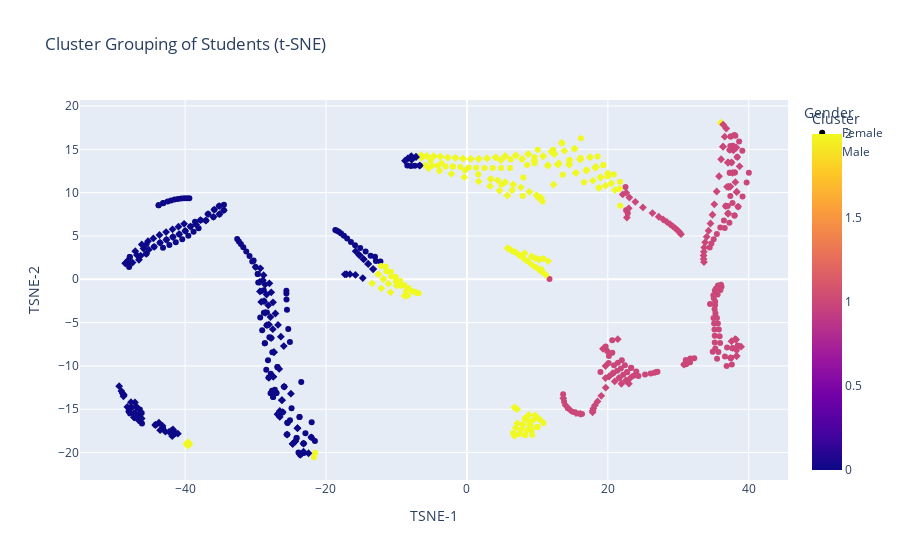

Notebook code cell kept with this figure:
### Code cell
# Prepare features for clustering
features = df[['Addicted_Score', 'Avg_Daily_Usage_Hours', 'Sleep_Hours_Per_Night']]
features_scaled = scaler.fit_transform(features)

# KMeans clustering
kmeans = KMeans(n_clusters=3, random_state=42)
df['Cluster'] = kmeans.fit_predict(features_scaled)

# t-SNE for visualization
tsne = TSNE(n_components=2, random_state=42)
tsne_results = tsne.fit_transform(features_scaled)
df['TSNE-1'] = tsne_results[:, 0]
df['TSNE-2'] = tsne_results[:, 1]

# Clustered scatter plot (t-SNE)
fig = px.scatter(df, x='TSNE-1', y='TSNE-2', color='Cluster', symbol='Gender',
                 title='Cluster Grouping of Students (t-SNE)')
fig.show()

### Figure 1 — Plotly figure (JSON) as saved in the notebook; plotly's stock layout.template omitted (floating-point values rounded to 4 significant figures; data arrays with more than 128 entries replaced by an {"elided": "..."} marker saying what was removed)
{"data": [{"hovertemplate": "Gender=Female<br>TSNE-1=%{x}<br>TSNE-2=%{y}<br>Cluster=%{marker.color}<extra></extra>", "legendgroup": "Female", "marker": {"color": {"elided": "353 int values"}, "coloraxis": "coloraxis", "symbol": "circle"}, "mode": "markers", "name": "Female", "orientation": "v", "showlegend": true, "type": "scatter", "x": {"elided": "353 float values"}, "xaxis": "x", "y": {"elided": "353 float values"}, "yaxis": "y"}, {"hovertemplate": "Gender=Male<br>TSNE-1=%{x}<br>TSNE-2=%{y}<br>Cluster=%{marker.color}<extra></extra>", "legendgroup": "Male", "marker": {"color": {"elided": "352 int values"}, "coloraxis": "coloraxis", "symbol": "diamond"}, "mode": "markers", "name": "Male", "orientation": "v", "showlegend": true, "type": "scatter", "x": {"elided": "352 float values"}, "xaxis": "x", "y": {"elided": "352 float values"}, "yaxis": "y"}], "layout": {"autosize": true, "coloraxis": {"colorbar": {"title": {"text": "Cluster"}}, "colorscale": [[0, "#0d0887"], [0.1111, "#46039f"], [0.2222, "#7201a8"], [0.3333, "#9c179e"], [0.4444, "#bd3786"], [0.5556, "#d8576b"], [0.6667, "#ed7953"], [0.7778, "#fb9f3a"], [0.8889, "#fdca26"], [1, "#f0f921"]]}, "legend": {"title": {"text": "Gender"}, "tracegroupgap": 0}, "title": {"text": "Cluster Grouping of Students (t-SNE)"}, "xaxis": {"anchor": "y", "autorange": true, "domain": [0, 1], "range": [-54.79, 45.44], "title": {"text": "TSNE-1"}, "type": "linear"}, "yaxis": {"anchor": "x", "autorange": true, "domain": [0, 1], "range": [-23.73, 21.25], "title": {"text": "TSNE-2"}, "type": "linear"}}}
